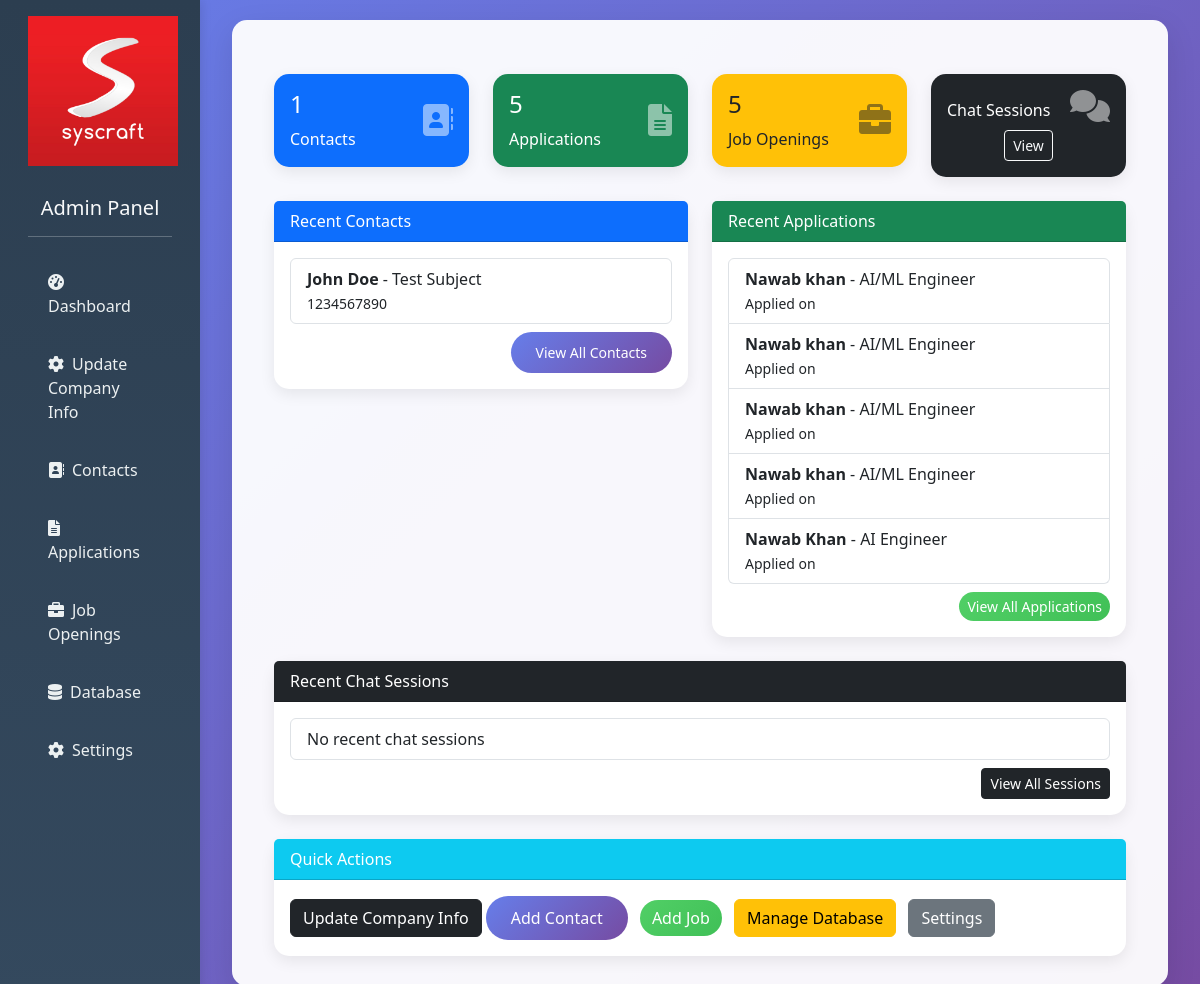
The app's page /admin/dashboard with its own data.
### tables this page shows
CREATE TABLE job_applications (
            id INTEGER PRIMARY KEY AUTOINCREMENT,
            name TEXT NOT NULL,
            email TEXT NOT NULL,
            phone TEXT NOT NULL,
            position TEXT NOT NULL,
            resume_filename TEXT NOT NULL,
            resume_content TEXT,
            file_path TEXT,
            application_date TIMESTAMP DEFAULT CURRENT_TIMESTAMP,
            status TEXT DEFAULT 'pending'
        );

### templates/main.py (the view)
@app.route("/admin/dashboard")
def dashboard():
    contacts = get_contacts()
    applications = get_all_applications()
    job_openings = get_active_job_openings()
    stats = {
        "total_contacts": len(contacts),
        "total_applications": len(applications),
        "total_job_openings": len(job_openings),
        "recent_contacts": contacts[-5:] if contacts else [],
        "recent_applications": applications[:5] if applications else []
    }
    return render_template("admin_dashboard.html", stats=stats)

### tools/enquiry.py (called while the page is built)
def get_contacts():
    conn = sqlite3.connect(DB_NAME)
    cursor = conn.cursor()
    cursor.execute("SELECT * FROM contact")
    rows = cursor.fetchall()
    conn.close()
    return rows

### tools/hr_jobs.py (called while the page is built)
def get_active_job_openings():
    conn = sqlite3.connect(DB_PATH)
    cursor = conn.cursor()
    cursor.execute('''
        SELECT id, title, department, description, requirements, location, employment_type, posted_date
        FROM job_openings
        WHERE is_active = 1
        ORDER BY posted_date DESC
    ''')
    jobs = cursor.fetchall()
    conn.close()
    return [
        {
            "id": job[0],
            "title": job[1],
            "department": job[2],
            "description": job[3],
            "requirements": job[4],
            "location": job[5],
            "employment_type": job[6],
            "posted_date": job[7]
        }
        for job in jobs
    ]

def get_all_applications():
    conn = sqlite3.connect(DB_PATH)
    cursor = conn.cursor()
    cursor.execute('''
        SELECT id, name, email, phone, position, resume_filename, application_date, status
        FROM job_applications
        ORDER BY application_date DESC
    ''')
    applications = cursor.fetchall()
    conn.close()
    return [
        {
            "id": app[0],
            "name": app[1],
            "email": app[2],
            "phone": app[3],
            "position": app[4],
            "resume_filename": app[5],
            "application_date": app[6],
            "status": app[7]
        }
        for app in applications
    ]

### templates/admin_dashboard.html (shortened to what this page needs)
{% extends "base.html" %}
{% block content %}
<div class="container mt-4">
    <div class="row">
        <div class="col-md-3">
            <div class="card bg-primary text-white">
                <div class="card-body">
                    <div class="d-flex justify-content-between align-items-center">
                        <div>
                            <h4>{{ stats.total_contacts }}</h4>
                            <p class="mb-0">Contacts</p>
                        </div>
                        <i class="fas fa-address-book fa-2x opacity-50"></i>
                    </div>
                </div>
            </div>
        </div>
        <div class="col-md-3">
            <div class="card bg-success text-white">
                <div class="card-body">
                    <div class="d-flex justify-content-between align-items-center">
                        <div>
                            <h4>{{ stats.total_applications }}</h4>
                            <p class="mb-0">Applications</p>
                        </div>
                        <i class="fas fa-file-alt fa-2x opacity-50"></i>
                    </div>
                </div>
            </div>
        </div>
        <div class="col-md-3">
            <div class="card bg-warning text-dark">
                <div class="card-body">
                    <div class="d-flex justify-content-between align-items-center">
                        <div>
                            <h4>{{ stats.total_job_openings }}</h4>
                            <p class="mb-0">Job Openings</p>
                        </div>
                        <i class="fas fa-briefcase fa-2x opacity-50"></i>
                    </div>
                </div>
            </div>
        </div>
        <div class="col-md-3">
            <div class="card bg-dark text-white">
                <div class="card-body">
                    <div class="d-flex justify-content-between align-items-center">
                        <div>
                            <p class="mb-0">Chat Sessions</p>
                        </div>
                        <i class="fas fa-comments fa-2x opacity-50"></i>
                    </div>
                    <div class="text-center mt-2">
                        <a href="/admin/chat_history" class="btn btn-outline-light btn-sm">View</a>
                    </div>
                </div>
            </div>
        </div>
    </div>
    <div class="row mt-4">
        <div class="col-md-6">
            <div class="card">
                <div class="card-header bg-primary text-white">
                    Recent Contacts
                </div>
                <div class="card-body">
                    <ul class="list-group">
                        {% for contact in stats.recent_contacts %}
                        <li class="list-group-item">
                            <strong>{{ contact[1] }}</strong> - {{ contact[4] }}
                            <br><small>{{ contact[3] }}</small>
                        </li>
                        {% else %}
                        <li class="list-group-item">No recent contacts</li>
                        {% endfor %}
                    </ul>
                    <div class="mt-2 text-end">
                        <a href="/admin/contacts" class="btn btn-sm btn-primary">View All Contacts</a>
                    </div>
                </div>
            </div>
        </div>
        <div class="col-md-6">
            <div class="card">
                <div class="card-header bg-success text-white">
                    Recent Applications
                </div>
                <div class="card-body">
                    <ul class="list-group">
                        {% for app in stats.recent_applications %}
                        <li class="list-group-item">
                            <strong>{{ app.name }}</strong> - {{ app.position }}
                            <br><small>Applied on {{ app.date_applied }}</small>
                        </li>
                        {% else %}
                        <li class="list-group-item">No recent applications</li>
                        {% endfor %}
                    </ul>
                    <div class="mt-2 text-end">
                        <a href="/admin/applications" class="btn btn-sm btn-success">View All Applications</a>
                    </div>
                </div>
            </div>
        </div>
    </div>
    <div class="row mt-4">
        <div class="col-md-12">
            <div class="card">
                <div class="card-header bg-dark text-white">
                    Recent Chat Sessions
                </div>
                <div class="card-body">
                    <ul class="list-group">
                        {% for session in stats.recent_sessions %}
                        <li class="list-group-item">
                            <strong>Session {{ session.session_id }}</strong> – {{ session.user_message }}
                            <br>
                            <small><b>AI:</b> {{ session.ai_reply }}</small>
                        </li>
                        {% else %}
                        <li class="list-group-item">No recent chat sessions</li>
                        {% endfor %}
                    </ul>
                    <div class="mt-2 text-end">
                        <a href="/admin/chat_history" class="btn btn-sm btn-dark">View All Sessions</a>
                    </div>
                </div>
            </div>
        </div>
    </div>
    <div class="row mt-4">
        <div class="col-md-12">
            <div class="card">
                <div class="card-header bg-info text-white">
                    Quick Actions
                </div>
                <div class="card-body">
                    <a href="/admin/company" class="btn btn-dark">Update Company Info</a>
                    <a href="/admin/add_contact" class="btn btn-primary me-2">Add Contact</a>
                    <a href="/admin/add_job" class="btn btn-success me-2">Add Job</a>
                    <a href="/admin/manage_db" class="btn btn-warning me-2">Manage Database</a>
                    <a href="/admin/settings" class="btn btn-secondary">Settings</a>
                </div>
            </div>
        </div>
    </div>
</div>
{% endblock %}

### templates/base.html (style rules this page uses)
body { background: linear-gradient(135deg, #667eea 0%, #764ba2 100%); min-height: 100vh; font-family: 'Segoe UI', Tahoma, Geneva, Verdana, sans-serif; }
.card { border: none; border-radius: 15px; box-shadow: 0 5px 15px rgba(0,0,0,0.08); transition: transform 0.3s ease; }
.btn-primary { background: linear-gradient(135deg, #667eea 0%, #764ba2 100%); border: none; border-radius: 25px; padding: 10px 25px; }
.btn-success { background: linear-gradient(135deg, #51cf66 0%, #40c057 100%); border: none; border-radius: 25px; }

### records on screen
job_applications: name "Nawab khan", position "AI/ML Engineer"
job_applications: name "Nawab khan", position "AI/ML Engineer"
job_applications: name "Nawab khan", position "AI/ML Engineer"
job_applications: name "Nawab khan", position "AI/ML Engineer"
job_applications: name "Nawab Khan", position "AI Engineer"

### other values on screen
{{ stats.total_contacts }} "1"
{{ stats.total_applications }} "5"
{{ stats.total_job_openings }} "5"
{{ contact[1] }} "John Doe"
{{ contact[4] }} "Test Subject"
{{ contact[3] }} "1234567890"
